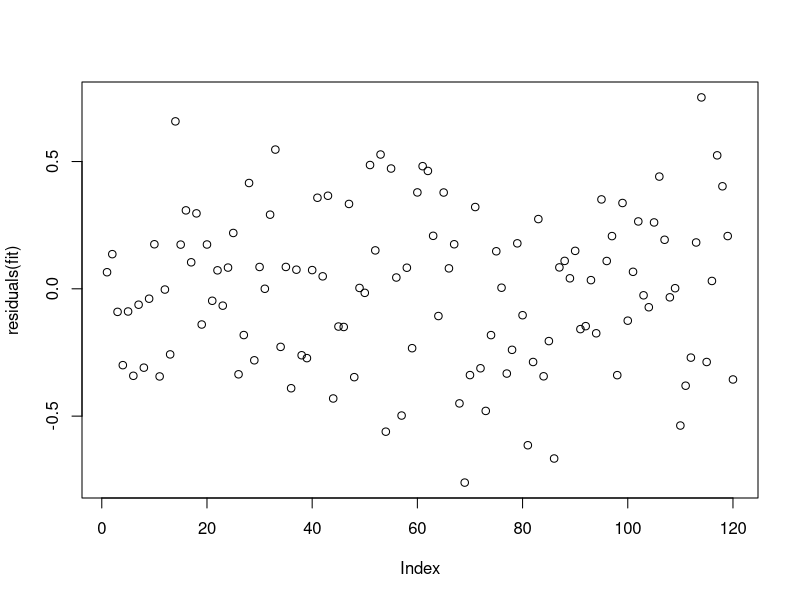
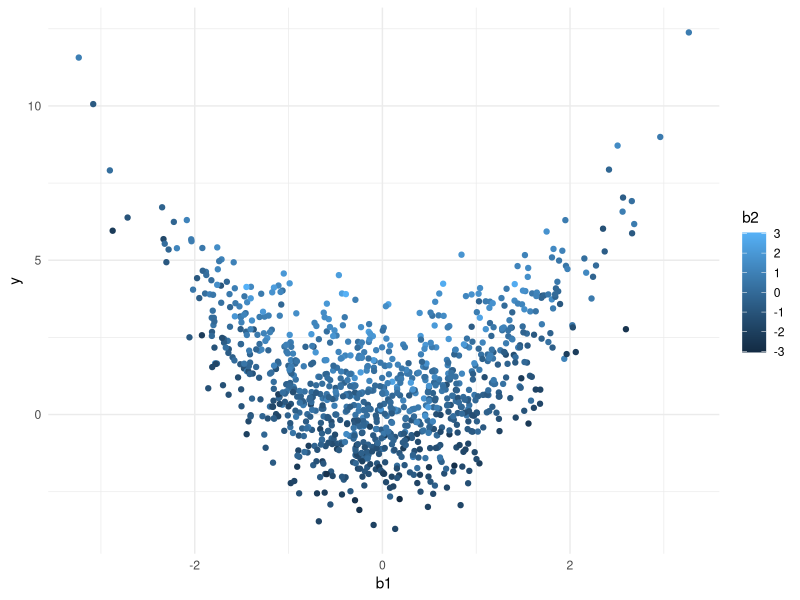
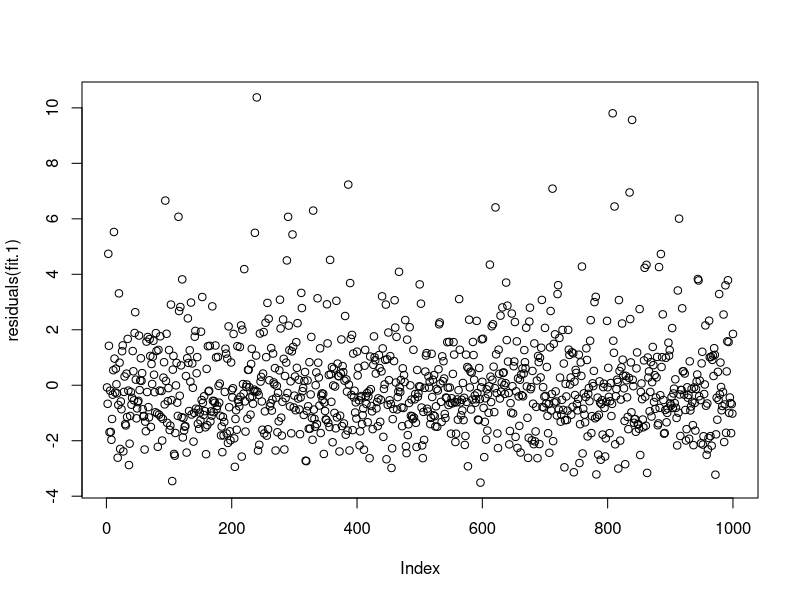
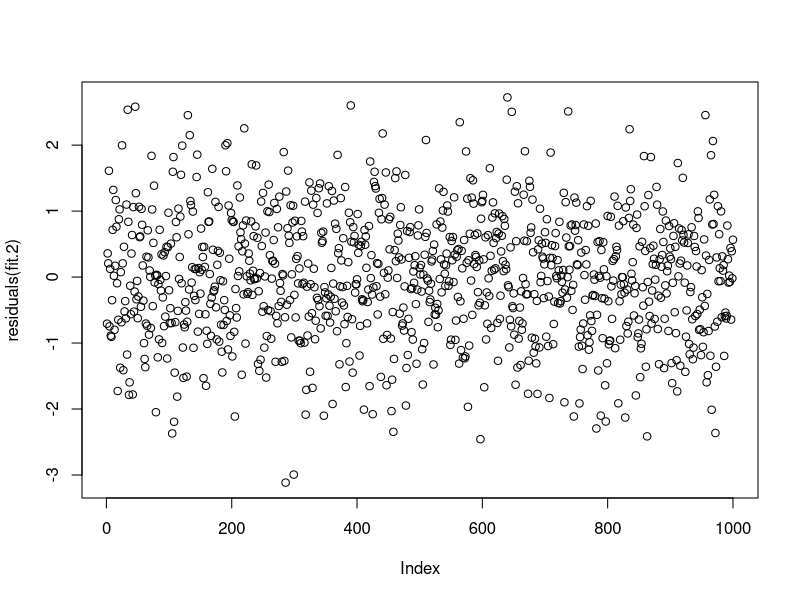
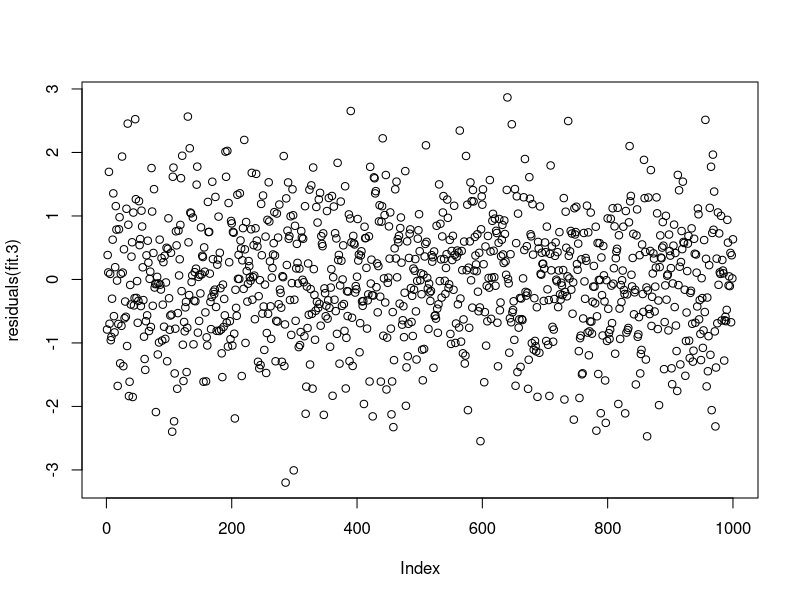

The R script that drew these images, in order:
## ---- chunk 1
library(tidyverse)

#install.packages(glmnet)
# Comment this line out if you are playing with this code and don't want to run the last section
library(glmnet)

set.seed(1)

theme_set(theme_minimal())
## ---- chunk 2
# an id makes it easier to check your operations
iris = iris %>% mutate(id = row_number()) %>% select(id, everything())

head(iris)
## ---- chunk 3
holdout_random = iris %>% 
  sample_frac(0.2)

train_random = setdiff(iris, holdout_random)

head(holdout_random)
## ---- chunk 4
holdout_grouped = iris %>% 
  group_by(Species) %>% 
  sample_frac(0.2)

train_grouped = setdiff(iris, holdout_grouped)

count(holdout_grouped, Species)
## ---- chunk 5
holdout_timeseries = iris %>% 
  group_by(Species) %>% 
  top_frac(0.2, wt = id) 

train_timeseries = setdiff(iris, holdout_timeseries)

head(holdout_timeseries)
## ---- chunk 6
fit = lm(Sepal.Length ~ Sepal.Width + Petal.Length + Petal.Width + Species, data = train_grouped)

summary(fit)
## ---- chunk 7
plot(residuals(fit))
## ---- chunk 8
(train_rmse = sqrt(mean(residuals(fit)^2)))

predictions = predict(fit, holdout_grouped)
valid_residuals = holdout_grouped$Sepal.Length - predictions

(valid_rmse = sqrt(mean(valid_residuals^2)))
## ---- chunk 9
cor(predictions, holdout_grouped$Sepal.Length)
## ---- chunk 10
iris_folded = iris %>% 
  arrange(Species) %>% # necessary to get the right number of folds within each group
  mutate(fold = rep(1:5, 30)) %>%  # 5 folds with n = 30
  group_by(Species) %>%  # Keep the folds balanced across species
  mutate(fold = sample(fold)) # randomize the fold column

count(iris_folded, Species, fold)

head(iris_folded)
## ---- chunk 11
cors = numeric()

for (fold_number in 1:5) {
  train = iris_folded %>% filter(fold != fold_number)
  valid = iris_folded %>% filter(fold == fold_number)
  
  folded_model = lm(Sepal.Length ~ Sepal.Width + Petal.Length + Petal.Width + Species, data = train)
  
  folded_predictions = predict(folded_model, valid)
  
  r = cor(folded_predictions, valid$Sepal.Length)
  cors = append(cors, r)
}

cors
## ---- chunk 12
# Simulating data with y = b1^2 + b2 + error

b1 = rnorm(1000)
b2 = rnorm(1000)
error = rnorm(1000)

holdout_b1 = rnorm(1000)
holdout_b2 = rnorm(1000)
holdout_error = rnorm(1000)

y = b1^2 + b2 + error
holdout_y = holdout_b1^2 + holdout_b2 + holdout_error

data = data.frame(y=y, b1=b1, b2=b2)
holdout_data = data.frame(y=holdout_y, b1=holdout_b1, b2=holdout_b2)

head(data)
## ---- chunk 13
ggplot(data, aes(x = b1, y = y, color = b2)) +
  geom_point()
## ---- chunk 14
fit.1 = lm(y ~ b1 + b2, data=data)

summary(fit.1)

(rmse_1 = sqrt(mean(fit.1$residuals^2)))
## ---- chunk 15
plot(residuals(fit.1))
## ---- chunk 16
holdout_1_residuals = holdout_y - predict(fit.1, holdout_data)

(rmse_1_holdout = sqrt(mean(holdout_1_residuals^2)))
## ---- chunk 17
fit.2 = lm(y ~ poly(b1, 15) + b2, data=data)

summary(fit.2)

(rmse_2 = sqrt(mean(fit.2$residuals^2)))
## ---- chunk 18
plot(residuals(fit.2))
## ---- chunk 19
holdout_2_residuals = holdout_y - predict(fit.2, holdout_data)

(rmse_2_holdout = sqrt(mean(holdout_2_residuals^2)))
## ---- chunk 20
fit.3 = lm(y ~ poly(b1, 2) + b2, data=data)

summary(fit.3)

(rmse_3 = sqrt(mean(fit.3$residuals^2)))
## ---- chunk 21
plot(residuals(fit.3))
## ---- chunk 22
holdout_3_residuals = holdout_y - predict(fit.3, holdout_data)

(rmse_3_holdout = sqrt(mean(holdout_3_residuals^2)))
## ---- chunk 23
y = data$y

x = as.matrix(data[2:3])

holdout_x = as.matrix(holdout_data[2:3])

# Add additional poly columns to input matrix
for (i in 2:15) {
  x = cbind(x, x[,1] ^ i)
  holdout_x = cbind(holdout_x, holdout_x[,1] ^ i)
}

regularized.fit.2 = glmnet(x, y, family="gaussian", alpha = 1) # alpha = 1 uses lasso

regularized_predictions = predict(regularized.fit.2, s=0.01, holdout_x, type="response")
regularized_residuals = holdout_y - regularized_predictions

(regularized_rmse = sqrt(mean(regularized_residuals^2)))
